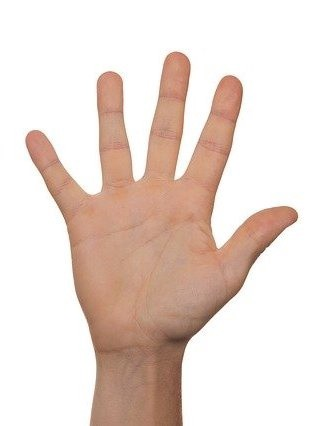
#> input picture hand gesture ideal pictures/palm.jpeg, 318 x 426 px, found by its file name
$ python HGR_feature_1.py   (older library calls are emulated)
#> lines starting #> are read from the running program, lines starting #| are printed output that depends on the picture; after the words box and inside, x2 and y2 are one past the last pixel; in counts of white or black regions, pixels touching at a corner belong together; long printed decimals are rounded
#!/usr/bin/env python3.7
# Import packages
import cv2
import numpy as np
#import matplotlib.pyplot as plt

# consts
SCALE_DOWN = 0.6
IMAGE_NAME_1 = 'hand gesture ideal pictures\\palm.jpeg'
IMAGE_NAME_2 = 'hand gesture ideal pictures\\thumbs up.jpg'

# Makes the white background of the image black.
def delete_backgroung(img):
    hh, ww = img.shape[:2]

    # threshold on white
    # Define lower and uppper limits
    lower = np.array([200, 200, 200])
    upper = np.array([255, 255, 255])

    # Create mask to only select black
    thresh = cv2.inRange(img, lower, upper)

    # apply morphology
    kernel = cv2.getStructuringElement(cv2.MORPH_ELLIPSE, (20, 20))
    morph = cv2.morphologyEx(thresh, cv2.MORPH_CLOSE, kernel)

    # invert morp image
    mask = 255 - morph

    # apply mask to image
    result = cv2.bitwise_and(img, img, mask=mask)

    cv2.imshow("background black", result)

def biner_and_contour(img):
    #balck and white image
    hsvim = cv2.cvtColor(img, cv2.COLOR_BGR2HSV)
    lower = np.array([0, 48, 80], dtype="uint8")
    upper = np.array([20, 255, 255], dtype="uint8")
    skinRegionHSV = cv2.inRange(hsvim, lower, upper)
    blurred = cv2.blur(skinRegionHSV, (2, 2))
    ret, thresh = cv2.threshold(blurred, 0, 255, cv2.THRESH_BINARY)
    cv2.imshow("thresh", thresh)

    transformed = cv2.distanceTransform(thresh, cv2.DIST_L2, 3)
    norm_image = cv2.normalize(src=transformed, dst=transformed, alpha=0, beta=1, norm_type=cv2.NORM_MINMAX, dtype=cv2.CV_32F)
    cv2.imshow("transformed", norm_image)

    #contors
    contours, hierarchy = cv2.findContours(thresh, cv2.RETR_TREE, cv2.CHAIN_APPROX_SIMPLE)
    contours = max(contours, key=lambda x: cv2.contourArea(x))
    cv2.drawContours(img, [contours], -1, (255, 255, 0), 2)
    cv2.imshow("contours", img)

    cv2.waitKey(0)
    cv2.destroyAllWindows()

def compare_average_and_dominant_colors(img):

    scale_percent = 60  # percent of original size
    width = int(img.shape[1] * scale_percent / 100)
    height = int(img.shape[0] * scale_percent / 100)
    dim = (width, height)

    # resize image
    resized = cv2.resize(img, dim, interpolation=cv2.INTER_AREA)

    print('Resized Dimensions : ', resized.shape)

    average = img.mean(axis=0).mean(axis=0)
    pixels = np.float32(img.reshape(-1, 3))

    n_colors = 5
    criteria = (cv2.TERM_CRITERIA_EPS + cv2.TERM_CRITERIA_MAX_ITER, 200, .1)
    flags = cv2.KMEANS_RANDOM_CENTERS

    _, labels, palette = cv2.kmeans(pixels, n_colors, None, criteria, 10, flags)
    _, counts = np.unique(labels, return_counts=True)
    dominant = palette[np.argmax(counts)]

    # Makes a new image for average color
    imgAverage = img.copy()
    imgAverage[:] = average
    cv2.imshow("average", imgAverage)

    # Makes a new image for dominant color
    imgDom = img.copy()
    imgDom[:] = dominant
    cv2.imshow("dominant", imgDom)

    print("dominant: " , dominant)
    print("average : ", average)

def resize_image_to_defolte_size(img, height, width):
    dim = (width, height)

    # resize image
    resized = cv2.resize(img, dim, interpolation=cv2.INTER_AREA)

    print('Resized Dimensions : ', resized.shape)
    return resized

def main():

    img = cv2.imread(IMAGE_NAME_1)
#> img is the input picture: shape (426, 318, 3); mean B, G, R 209, 217, 232.6
    img = resize_image_to_defolte_size(img, 450, 350)
#| Resized Dimensions :  (450, 350, 3)
    cv2.imshow("original", img)

    # Cropping an image to get part of hand and not the background
    cropped_image = img[240:350, 110:220]
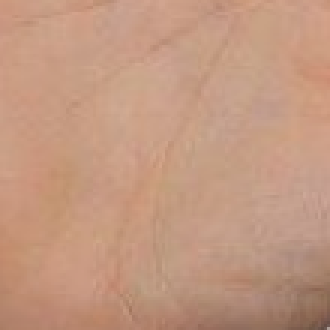
#> cropped_image: shape (110, 110, 3) (shown 3 times larger); mean B, G, R 128.6, 152.1, 194.9
    cv2.imshow("cropped", cropped_image)

    compare_average_and_dominant_colors(cropped_image)
#| Resized Dimensions :  (66, 66, 3)
#> in compare_average_and_dominant_colors, `average = img.mean(axis=0).mean(axis=0)`: average = [128.6, 152.1, 194.9]
#> in compare_average_and_dominant_colors, `_, labels, palette = cv2.kmeans(pixels, n_colors, None, criteria, 10, ..`: labels = 12100 values, max 4 at index 292, min 0 at index 11, mean 1.08; palette = [[137.4, 159.9, 201.1], [129.8, 154.4, 198.3], [120.5, 146.1, 191.2], [91.19, 109.8, 145.4], [111.2, 132.5, 174.9]]
#> in compare_average_and_dominant_colors, `_, counts = np.unique(labels, return_counts=True)`: counts = [4458, 4520, 1800, 333, 989]
#> in compare_average_and_dominant_colors, `dominant = palette[np.argmax(counts)]`: dominant = [129.8, 154.4, 198.3]
#> in compare_average_and_dominant_colors, `imgAverage[:] = average`:
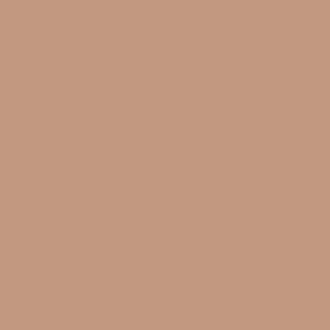
#> imgAverage: shape (110, 110, 3) (shown 3 times larger); mean B, G, R 128, 152, 194
#| dominant:  [129.831 154.359 198.332]
#| average :  [128.620 152.150 194.915 ]
    delete_backgroung(img)
#> in delete_backgroung, `thresh = cv2.inRange(img, lower, upper)`:
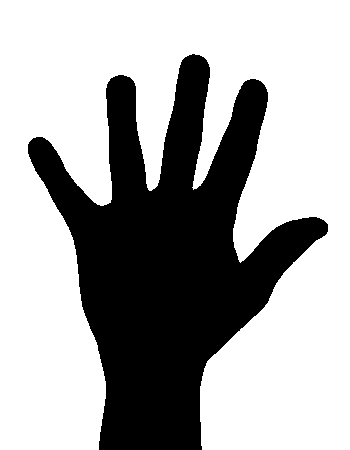
#> thresh: shape (450, 350); 66.4% white; 1 black region, box (x1, y1, x2, y2) and area: (28, 54, 328, 450) 52975
#> in delete_backgroung, `morph = cv2.morphologyEx(thresh, cv2.MORPH_CLOSE, kernel)`: morph: shape (450, 350); 66.4% white; 1 black region, box (x1, y1, x2, y2) and area: (29, 55, 327, 450) 52883
#> in delete_backgroung, `result = cv2.bitwise_and(img, img, mask=mask)`:
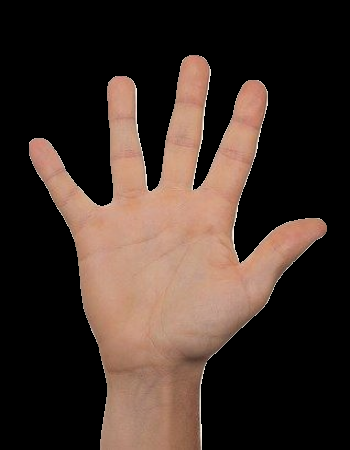
#> result: shape (450, 350, 3); mean B, G, R 40.6, 48.2, 63.5
    biner_and_contour(img)
#> in biner_and_contour, `hsvim = cv2.cvtColor(img, cv2.COLOR_BGR2HSV)`: hsvim: shape (450, 350, 3); mean H, S, V 9.2, 31.9, 232.6
#> in biner_and_contour, `skinRegionHSV = cv2.inRange(hsvim, lower, upper)`: skinRegionHSV: shape (450, 350); 33.1% white; 1 white region, box (x1, y1, x2, y2) and area: (28, 55, 328, 450) 52096
#> in biner_and_contour, `ret, thresh = cv2.threshold(blurred, 0, 255, cv2.THRESH_BINARY)`:
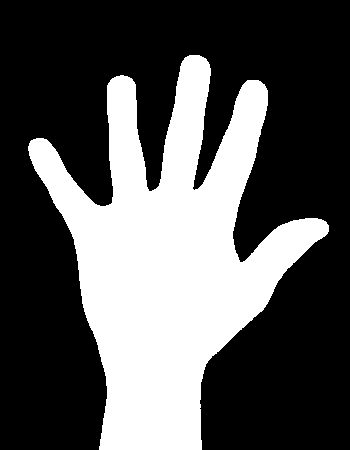
#> thresh: shape (450, 350); 33.7% white; 1 white region
#> in biner_and_contour, `transformed = cv2.distanceTransform(thresh, cv2.DIST_L2, 3)`:
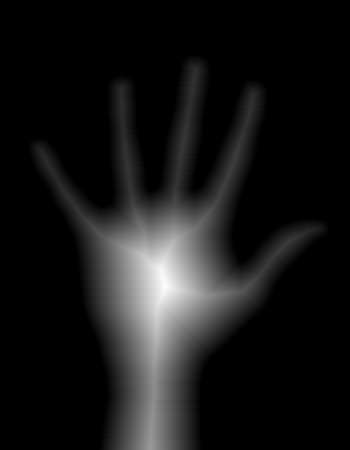
#> transformed: shape (450, 350) float32; min 0, max 81.74, mean 7.6; drawn with min black and max white
#> in biner_and_contour, `contours, hierarchy = cv2.findContours(thresh, cv2.RETR_TREE, cv2.CHAI..`: contours = 1 contour; box (x1, y1, x2, y2) and area: (28, 55, 329, 450) 52254
#> in biner_and_contour, `contours = max(contours, key=lambda x: cv2.contourArea(x))`: contours = contour of 690 points, box (x1, y1, x2, y2) (28, 55, 329, 450), area 52254
#> in biner_and_contour, `cv2.drawContours(img, [contours], -1, (255, 255, 0), 2)`:
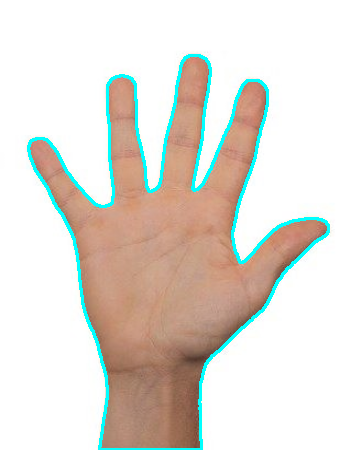
#> img: shape (450, 350, 3); mean B, G, R 212.2, 219.6, 224.7

    cv2.waitKey(0)
    cv2.destroyAllWindows()

if __name__ == "__main__":
    main()
